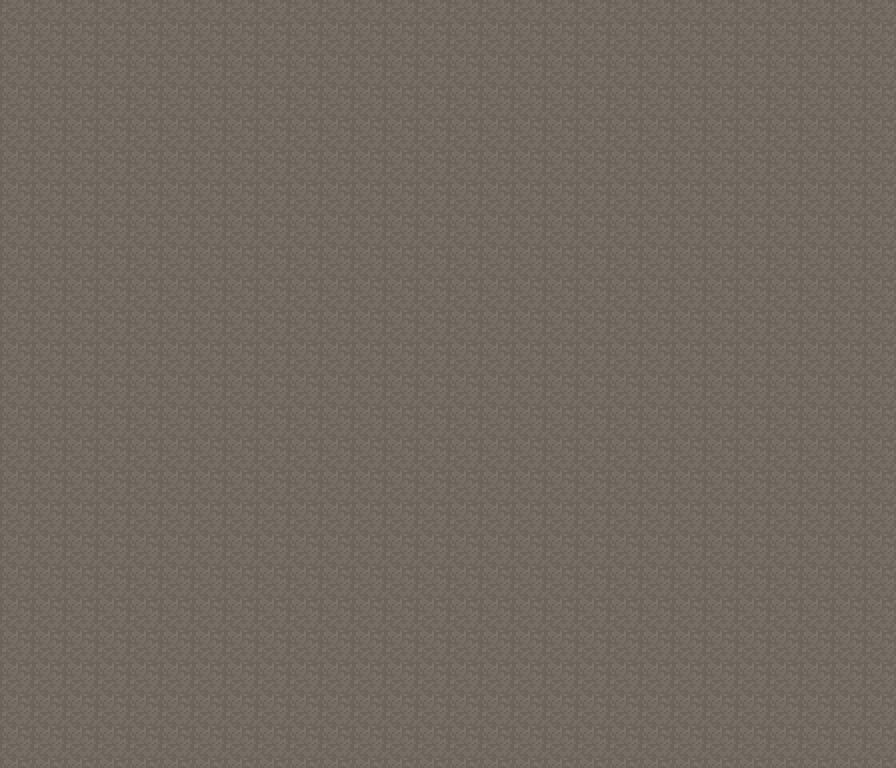

Tiled map render using the project's own tile images. Description and the map definition, with tile-layer contents summarised, below:
An orthogonal 28x24 tile map with 32x32 px tiles, 1 tile layer (Ground), 8 tilesets and 307 objects.

<map version="1.10" tiledversion="1.10.2" orientation="orthogonal" renderorder="right-down" width="28" height="24" tilewidth="32" tileheight="32" infinite="0" nextlayerid="27" nextobjectid="2116">
 <editorsettings>
  <export target="test.json" format="json" />
 </editorsettings>
 <tileset firstgid="1" name="chair" tilewidth="32" tileheight="64" tilecount="29" columns="1">
  <image source="../items/chair.png" width="32" height="1872" />
 </tileset>
 <tileset firstgid="30" name="Modern_Office_Black_Shadow" tilewidth="32" tileheight="32" tilecount="848" columns="16">
  <image source="../tileset/Modern_Office_Black_Shadow.png" width="512" height="1696" />
 </tileset>
 <tileset firstgid="878" name="Generic" tilewidth="32" tileheight="32" tilecount="1248" columns="16">
  <image source="../tileset/Generic.png" width="512" height="2496" />
 </tileset>
 <tileset firstgid="2126" name="computer" tilewidth="96" tileheight="64" tilecount="5" columns="5">
  <image source="../items/computer.png" width="480" height="64" />
 </tileset>
 <tileset firstgid="2131" name="whiteboard" tilewidth="64" tileheight="64" tilecount="3" columns="1">
  <image source="../items/whiteboard.png" width="64" height="192" />
 </tileset>
 <tileset firstgid="2134" name="Basement" tilewidth="32" tileheight="32" tilecount="800" columns="16">
  <image source="../tileset/Basement.png" width="512" height="1600" />
 </tileset>
 <tileset firstgid="2934" name="vendingmachine" tilewidth="48" tileheight="72" tilecount="1" columns="1">
  <image source="../items/vendingmachine.png" width="48" height="72" />
 </tileset>
 <tileset firstgid="2935" name="hehe" tilewidth="32" tileheight="32" spacing="2" margin="1" tilecount="2560" columns="64">
  <image source="FloorAndGround.png" width="2176" height="1360" />
 </tileset>
 <layer id="16" name="Ground" width="28" height="24">
  <data>[672 cells, 672 non-empty, 1 distinct tile ids]</data>
 </layer>
 <objectgroup id="7" name="ObjectsOnCollide" visible="0">
  <object id="1690" gid="57" x="128" y="448" width="32" height="32" />
  <object id="1691" gid="59" x="192" y="448" width="32" height="32" />
  <object id="1692" gid="57" x="128" y="480" width="32" height="32" />
  <object id="1693" gid="57" x="128" y="512" width="32" height="32" />
  <object id="1694" gid="57" x="128" y="544" width="32" height="32" />
  <object id="1695" gid="57" x="128" y="576" width="32" height="32" />
  <object id="1696" gid="57" x="128" y="608" width="32" height="32" />
  <object id="1698" gid="59" x="192" y="480" width="32" height="32" />
  <object id="1699" gid="59" x="192" y="512" width="32" height="32" />
  <object id="1700" gid="59" x="192" y="544" width="32" height="32" />
  <object id="1701" gid="59" x="192" y="576" width="32" height="32" />
  <object id="1702" gid="59" x="192" y="608" width="32" height="32" />
  <object id="1704" gid="58" x="160" y="448" width="32" height="32" />
  <object id="1705" gid="58" x="160" y="480" width="32" height="32" />
  <object id="1706" gid="58" x="160" y="544" width="32" height="32" />
  <object id="1707" gid="58" x="160" y="512" width="32" height="32" />
  <object id="1708" gid="58" x="160" y="576" width="32" height="32" />
  <object id="1709" gid="58" x="160" y="608" width="32" height="32" />
  <object id="1720" gid="73" x="128" y="640" width="32" height="32" />
  <object id="1721" gid="74" x="160" y="640" width="32" height="32" />
  <object id="1722" gid="75" x="192" y="640" width="32" height="32" />
  <object id="1736" gid="803" x="736" y="160" width="32" height="32" />
  <object id="1737" gid="804" x="768" y="160" width="32" height="32" />
  <object id="1738" gid="788" x="768" y="128" width="32" height="32" />
  <object id="1739" gid="787" x="736" y="128" width="32" height="32" />
  <object id="1740" gid="772" x="736" y="96" width="32" height="32" />
  <object id="1741" gid="773" x="768" y="96" width="32" height="32" />
  <object id="1742" gid="789" x="768" y="128" width="32" height="32" />
  <object id="1749" gid="180" x="832" y="96" width="32" height="32" />
  <object id="1786" gid="365" x="534" y="128" width="32" height="32" />
  <object id="1787" gid="364" x="502" y="128" width="32" height="32" />
  <object id="1788" gid="380" x="502" y="160" width="32" height="32" />
  <object id="1789" gid="381" x="534" y="160" width="32" height="32" />
  <object id="1831" gid="314" x="288" y="96" width="32" height="32" />
  <object id="1843" gid="49" x="256" y="128" width="32" height="32" />
  <object id="1844" gid="47" x="224" y="128" width="32" height="32" />
  <object id="1855" gid="63" x="224" y="160" width="32" height="32" />
  <object id="1856" gid="65" x="256" y="160" width="32" height="32" />
  <object id="1865" gid="309" x="32" y="352" width="32" height="32" />
  <object id="1866" gid="310" x="64" y="352" width="32" height="32" />
  <object id="1872" gid="260" x="288" y="352" width="32" height="32" />
  <object id="1881" gid="212" x="832" y="288" width="32" height="32" />
  <object id="1885" gid="314" x="512" y="288" width="32" height="32" />
  <object id="1889" gid="309" x="608" y="288" width="32" height="32" />
  <object id="1890" gid="310" x="640" y="288" width="32" height="32" />
  <object id="1903" gid="180" x="448" y="416" width="32" height="32" />
  <object id="1906" gid="180" x="352" y="512" width="32" height="32" />
  <object id="1909" gid="180" x="352" y="160" width="32" height="32" />
  <object id="2037" gid="479" x="576" y="448" width="32" height="32" />
  <object id="2038" gid="479" x="608" y="448" width="32" height="32" />
  <object id="2039" gid="479" x="672" y="448" width="32" height="32" />
  <object id="2040" gid="479" x="704" y="448" width="32" height="32" />
  <object id="2041" gid="479" x="768" y="448" width="32" height="32" />
  <object id="2042" gid="479" x="800" y="448" width="32" height="32" />
  <object id="2043" gid="481" x="640" y="448" width="32" height="32" />
  <object id="2044" gid="481" x="736" y="448" width="32" height="32" />
  <object id="2046" gid="483" x="832" y="448" width="32" height="32" />
  <object id="2047" gid="465" x="736" y="416" width="32" height="32" />
  <object id="2048" gid="465" x="640" y="416" width="32" height="32" />
  <object id="2049" gid="464" x="608" y="416" width="32" height="32" />
  <object id="2050" gid="464" x="576" y="416" width="32" height="32" />
  <object id="2051" gid="464" x="672" y="416" width="32" height="32" />
  <object id="2052" gid="464" x="704" y="416" width="32" height="32" />
  <object id="2053" gid="464" x="768" y="416" width="32" height="32" />
  <object id="2054" gid="464" x="800" y="416" width="32" height="32" />
  <object id="2055" gid="464" x="832" y="416" width="32" height="32" />
  <object id="2056" gid="488" x="576" y="416" width="32" height="32" />
  <object id="2057" gid="488" x="672" y="416" width="32" height="32" />
  <object id="2058" gid="488" x="768" y="416" width="32" height="32" />
  <object id="2059" gid="490" x="832" y="416" width="32" height="32" />
  </objectgroup>
 <objectgroup id="4" name="Chair" visible="0">
  <!-- 28 objects omitted --></objectgroup>
 <objectgroup id="3" name="Wall" visible="0" />
 <objectgroup id="6" name="Objects" visible="0">
  <!-- 122 objects omitted --></objectgroup>
 <objectgroup id="23" name="GenericObjectsOnCollide" visible="0">
  <!-- 1 objects omitted --></objectgroup>
 <objectgroup id="22" name="GenericObjects" visible="0">
  <!-- 18 objects omitted --></objectgroup>
 <objectgroup id="24" name="BasementOnCollide" visible="0">
  <!-- 8 objects omitted --></objectgroup>
 <objectgroup id="21" name="Basement" visible="0">
  <!-- 6 objects omitted --></objectgroup>
 <objectgroup id="10" name="Whiteboard" visible="0">
  <!-- 3 objects omitted --></objectgroup>
 <objectgroup id="25" name="VendingMachine" visible="0">
  <!-- 1 objects omitted --></objectgroup>
</map>
<!-- 237 of 307 objects omitted -->
